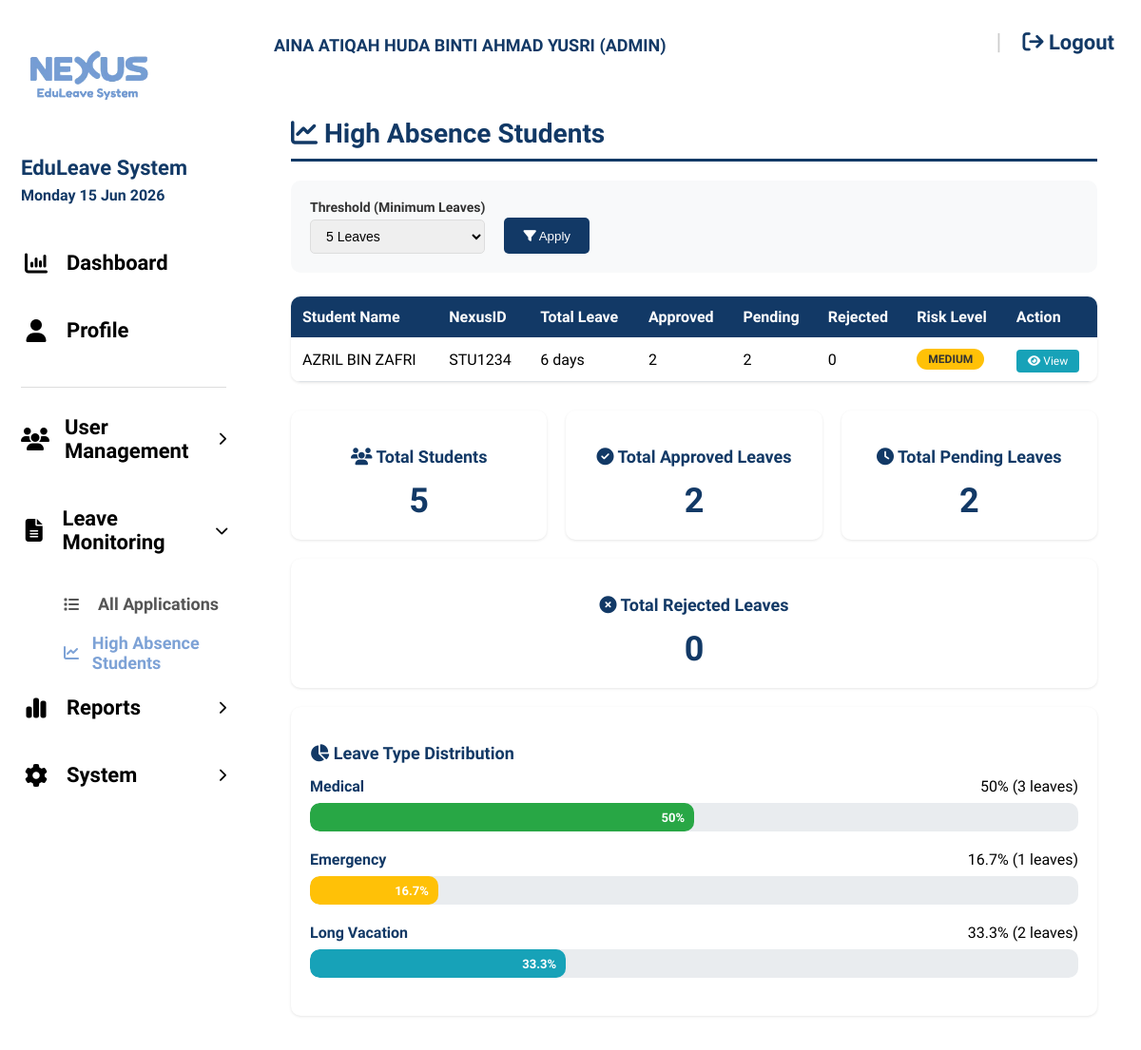
The page /high_absence_students.php (signed in) on the database its author committed.
### tables this page shows
CREATE TABLE `users` (
  `id` int(11) NOT NULL,
  `full_name` varchar(255) NOT NULL,
  `nexus_id` varchar(50) NOT NULL,
  `email` varchar(100) NOT NULL,
  `username` varchar(100) NOT NULL,
  `password` varchar(255) NOT NULL,
  `role` varchar(20) NOT NULL,
  `status` enum('active','inactive') DEFAULT 'active',
  `lecturer_id` int(11) DEFAULT NULL,
  `created_at` timestamp NOT NULL DEFAULT current_timestamp()
);

### high_absence_students.php (the view, shortened to what this page needs)
<?php
include 'db_config.php';
$user = $_SESSION['user'];
$threshold = $_GET['threshold'] ?? 5;
$studentsQuery = mysqli_query($conn, "
    SELECT u.id, u.full_name, u.nexus_id, u.email,
           COUNT(la.id) as total_leaves,
           SUM(CASE WHEN la.status = 'Approved' OR la.status = 'Approved_Form_Ready' THEN 1 ELSE 0 END) as approved_leaves,
           SUM(CASE WHEN la.status = 'Rejected' THEN 1 ELSE 0 END) as rejected_leaves,
           SUM(CASE WHEN la.status = 'Pending' OR la.status = 'Pending_Approvals' THEN 1 ELSE 0 END) as pending_leaves
    FROM users u
    LEFT JOIN leave_applications la ON u.id = la.student_id
    WHERE u.role = 'student'
    GROUP BY u.id
    HAVING total_leaves >= $threshold
    ORDER BY total_leaves DESC
");
$allStudentsQuery = mysqli_query($conn, "SELECT COUNT(*) as total FROM users WHERE role = 'student'");
$allStudents = mysqli_fetch_assoc($allStudentsQuery);
$leaveStatsQuery = mysqli_query($conn, "
    SELECT
        leave_type,
        COUNT(*) as count
    FROM leave_applications
    GROUP BY leave_type
");
$leaveTypes = [];
while($row = mysqli_fetch_assoc($leaveStatsQuery)) {
    $leaveTypes[] = $row;
}
$uniqueTypes = [];
foreach($leaveTypes as $lt) {
    $uniqueTypes[trim($lt['leave_type'])] = $lt;
}
$leaveTypes = array_values($uniqueTypes);
usort($leaveTypes, function($a, $b) {
    $order = ['Medical' => 1, 'Emergency' => 2, 'Long Vacation' => 3];
    return $order[trim($a['leave_type'])] - $order[trim($b['leave_type'])];
});
$approvedQuery = mysqli_query($conn, "SELECT COUNT(*) as total FROM leave_applications WHERE status = 'Approved' OR status = 'Approved_Form_Ready'");
$approvedTotal = mysqli_fetch_assoc($approvedQuery);
$rejectedQuery = mysqli_query($conn, "SELECT COUNT(*) as total FROM leave_applications WHERE status = 'Rejected'");
$rejectedTotal = mysqli_fetch_assoc($rejectedQuery);
$pendingQuery = mysqli_query($conn, "SELECT COUNT(*) as total FROM leave_applications WHERE status = 'Pending' OR status = 'Pending_Approvals'");
$pendingTotal = mysqli_fetch_assoc($pendingQuery);
?>
<!DOCTYPE html>
<html lang="en">
<head>
    <link rel="stylesheet" href="style.css">
    <link rel="stylesheet" href="https://cdnjs.cloudflare.com/ajax/libs/font-awesome/6.5.1/css/all.min.css">
</head>
<body class="dashboard-page">
<div class="sidebar">
    <img src="images/logo.png" class="sidebar-logo">
    <div class="sidebar-title">EduLeave System</div>
    <div class="sidebar-date"><?php echo date("l d M Y"); ?></div>
    <nav class="nav-menu">
        <a href="dashboard_admin.php" class="nav-link">
            <i class="fa-solid fa-chart-column nav-fa"></i> Dashboard
        </a>
        <a href="profile_admin.php" class="nav-link">
            <i class="fa-solid fa-user nav-fa"></i> Profile
        </a>
        <div class="sidebar-divider"></div>
        <div class="nav-item has-submenu" onclick="toggleSubmenu(this)">
            <div class="nav-link">
                <i class="fa-solid fa-users nav-fa"></i> User Management
                <i class="fa-solid fa-chevron-right chevron"></i>
            </div>
        </div>
        <div class="nav-item has-submenu submenu-open" onclick="toggleSubmenu(this)">
            <div class="nav-link">
                <i class="fa-solid fa-file-alt nav-fa"></i> Leave Monitoring
                <i class="fa-solid fa-chevron-right chevron"></i>
            </div>
            <div class="submenu">
                <a href="all_applications.php"><i class="fa-solid fa-list"></i> All Applications</a>
                <a href="high_absence_students.php" class="active-sub"><i class="fa-solid fa-chart-line"></i> High Absence Students</a>
            </div>
        </div>
        <div class="nav-item has-submenu" onclick="toggleSubmenu(this)">
            <div class="nav-link">
                <i class="fa-solid fa-chart-simple nav-fa"></i> Reports
                <i class="fa-solid fa-chevron-right chevron"></i>
            </div>
        </div>
        <div class="nav-item has-submenu" onclick="toggleSubmenu(this)">
            <div class="nav-link">
                <i class="fa-solid fa-gear nav-fa"></i> System
                <i class="fa-solid fa-chevron-right chevron"></i>
            </div>
        </div>
    </nav>
</div>
<div class="dashboard-main">
    <div class="topbar">
        <div class="topbar-name"><?php echo strtoupper($user['full_name']); ?> (ADMIN)</div>
        <div class="topbar-right">
            <span style="color:#ccc; font-size:24px;">|</span>
            <a href="logout.php" class="logout-link"><i class="fa-solid fa-arrow-right-from-bracket"></i> Logout</a>
        </div>
    </div>
    <div class="dashboard-content">
        <div class="dashboard-card">
            <div class="section-title">
                <i class="fa-solid fa-chart-line"></i> High Absence Students
            </div>
            <form method="GET" class="filter-bar">
                <div class="filter-group">
                    <label>Threshold (Minimum Leaves)</label>
                    <select name="threshold" onchange="this.form.submit()">
                        <option value="5" <?php echo $threshold == 5 ? 'selected' : ''; ?>>5 Leaves</option>
                    </select>
                </div>
                <div class="filter-group">
                    <button type="submit" class="filter-btn"><i class="fa-solid fa-filter"></i> Apply</button>
                </div>
            </form>
            <table class="students-table">
                <thead>
                    <tr>
                        <th>Student Name</th>
                        <th>NexusID</th>
                        <th>Total Leave</th>
                        <th>Approved</th>
                        <th>Pending</th>
                        <th>Rejected</th>
                        <th>Risk Level</th>
                        <th>Action</th>
                    </tr>
                </thead>
                <tbody>
                <?php if(mysqli_num_rows($studentsQuery) > 0): ?>
                    <?php while($student = mysqli_fetch_assoc($studentsQuery)):
                        $total = $student['total_leaves'];
                        $risk = '';
                        $risk_class = '';
                        if($total >= 10) {
                            $risk = 'HIGH';
                            $risk_class = 'risk-high';
                        } elseif($total >= 5) {
                            $risk = 'MEDIUM';
                            $risk_class = 'risk-medium';
                        } else {
                            $risk = 'LOW';
                            $risk_class = 'risk-low';
                        }
                    ?>
                        <tr>
                            <td><?php echo $student['full_name']; ?></td>
                            <td><?php echo $student['nexus_id']; ?></td>
                            <td><?php echo $student['total_leaves']; ?> days</span></td>
                            <td><?php echo $student['approved_leaves']; ?></span></td>
                            <td><?php echo $student['pending_leaves']; ?></span></td>
                            <td><?php echo $student['rejected_leaves']; ?></span></td>
                            <td><span class="<?php echo $risk_class; ?>"><?php echo $risk; ?></span></span></td>
                            <td>
                                <a href="student_details.php?id=<?php echo $student['id']; ?>" class="view-btn"><i class="fa-solid fa-eye"></i> View</a>
                        </tr>
                    <?php endwhile; ?>
                <?php else: ?>
                    <tr>
                        <td colspan="8" style="text-align:center; padding:40px;">No students found with <?php echo $threshold; ?> or more leave applications.赶
                    </tr>
                <?php endif; ?>
                </tbody>
            </table>
            <div class="stats-container">
                <div class="stats-card">
                    <h3><i class="fa-solid fa-users"></i> Total Students</h3>
                    <div class="stats-number"><?php echo $allStudents['total']; ?></div>
                </div>
                <div class="stats-card">
                    <h3><i class="fa-solid fa-check-circle"></i> Total Approved Leaves</h3>
                    <div class="stats-number"><?php echo $approvedTotal['total']; ?></div>
                </div>
                <div class="stats-card">
                    <h3><i class="fa-solid fa-clock"></i> Total Pending Leaves</h3>
                    <div class="stats-number"><?php echo $pendingTotal['total']; ?></div>
                </div>
                <div class="stats-card">
                    <h3><i class="fa-solid fa-times-circle"></i> Total Rejected Leaves</h3>
                    <div class="stats-number"><?php echo $rejectedTotal['total']; ?></div>
                </div>
            </div>
            <div class="leave-type-stats">
                <h3><i class="fa-solid fa-chart-pie"></i> Leave Type Distribution</h3>
                <?php
                foreach($leaveTypes as $type):
                    $typeColor = '';
                    if($type['leave_type'] == 'Medical') {
                        $typeColor = '#28a745';
                    } elseif($type['leave_type'] == 'Emergency') {
                        $typeColor = '#ffc107';
                    } elseif($type['leave_type'] == 'Long Vacation') {
                        $typeColor = '#17a2b8';
                    } else {
                        $typeColor = '#28a745';
                    }
                ?>
                    <div class="type-row">
                        <span class="type-name"><?php echo $type['leave_type']; ?></span>
                        <span><?php echo $type['percentage']; ?>% (<?php echo $type['count']; ?> leaves)</span>
                    </div>
                    <div class="progress-bar-container">
                        <div class="progress-bar" style="width: <?php echo $type['percentage']; ?>%; background: <?php echo $typeColor; ?>;">
                            <?php echo $type['percentage']; ?>%
                        </div>
                    </div>
                <?php endforeach; ?>
            </div>
        </div>
    </div>
</div>
</body>
</html>

### style.css (style rules this page uses)
* { box-sizing: border-box; }
body { margin: 0; min-height: 100vh; font-family: 'Baloo 2', cursive; background: url("images/background.jpg") center/cover no-repeat fixed; }
.dashboard-page { margin: 0; display: flex; height: 100vh; }
.sidebar { width: 260px; background: white; padding: 18px 22px; display: flex; flex-direction: column; height: 100vh; overflow-y: auto; flex-shrink: 0; }
.sidebar-logo { width: 140px; margin-bottom: 8px; }
.sidebar-title { font-size: 24px; font-weight: 800; color: #123966; line-height: 1; }
.sidebar-date { font-size: 18px; font-weight: 700; color: #123966; margin-top: 8px; margin-bottom: 35px; }
.nav-link { display: flex; align-items: center; gap: 18px; text-decoration: none; color: black; font-size: 20px; font-weight: 800; margin-bottom: 18px; }
.nav-fa { width: 30px; text-align: center; font-size: 28px; }
.dashboard-main { flex: 1; display: flex; flex-direction: column; }
.topbar { height: 88px; background: white; display: flex; align-items: center; justify-content: space-between; padding: 0 28px; flex-shrink: 0; }
.topbar-name { color: #123966; font-size: 18px; font-weight: 800; }
.topbar-right { display: flex; align-items: center; gap: 22px; }
.logout-link { color: #123966; text-decoration: none; font-size: 18px; font-weight: 700; }
.dashboard-content { padding: 22px 28px; overflow: hidden; }
.dashboard-card { background: rgba(255,255,255,0.92); border-radius: 10px; padding: 18px; height: calc(100vh - 120px); overflow: hidden; }
.topbar-name { color: #123966; font-size: 18px; font-weight: 800; line-height: 1.2; padding-top: 8px; }
.dashboard-content { padding: 18px 28px; overflow-y: auto; }
.dashboard-card { height: auto; min-height: calc(100vh - 130px); overflow: visible; }
.nav-menu { display:flex; flex-direction:column; }
.nav-link { display:flex; align-items:center; gap:16px; padding:14px 0; text-decoration:none; color:black; font-size:22px; font-weight:700; }
.nav-fa { width:28px; text-align:center; }
.active-sub { color: #7da2d6 !important; font-weight: bold; }
.nav-menu { display: flex; flex-direction: column; }
.nav-link { display: flex; align-items: center; gap: 16px; padding: 14px 0; text-decoration: none; color: black; font-size: 22px; font-weight: 700; }
.nav-fa { width: 32px; text-align: center; font-size: 24px; }
.submenu { margin-left: 45px; display: none; flex-direction: column; }
.submenu a { padding: 10px 0; font-size: 18px; font-weight: 600; color: #555; text-decoration: none; display: flex; align-items: center; gap: 12px; }
.submenu i { width: 24px; font-size: 16px; }
.nav-item.submenu-open .submenu { display: flex; }
.chevron { margin-left: auto; font-size: 14px; transition: transform 0.3s; }
.nav-item.submenu-open .chevron { transform: rotate(90deg); }
.sidebar-divider { height: 1px; background: #ddd; margin: 15px 0; }

### rows shown on the page
users: full_name "AZRIL BIN ZAFRI", nexus "STU1234", total_leaves "6", approved_leaves "2", pending_leaves "2", rejected_leaves "0", risk "MEDIUM"

### other values the page prints
$user['full_name'] "AINA ATIQAH HUDA BINTI AHMAD YUSRI"
$allStudents['total'] "5"
$approvedTotal['total'] "2"
$pendingTotal['total'] "2"
$rejectedTotal['total'] "0"
$type['leave_type'] "Medical"
$type['percentage'] "50"
$type['count'] "3"
$type['leave_type'] "Emergency"
$type['percentage'] "16.7"
$type['count'] "1"
$type['leave_type'] "Long Vacation"
$type['percentage'] "33.3"
$type['count'] "2"
